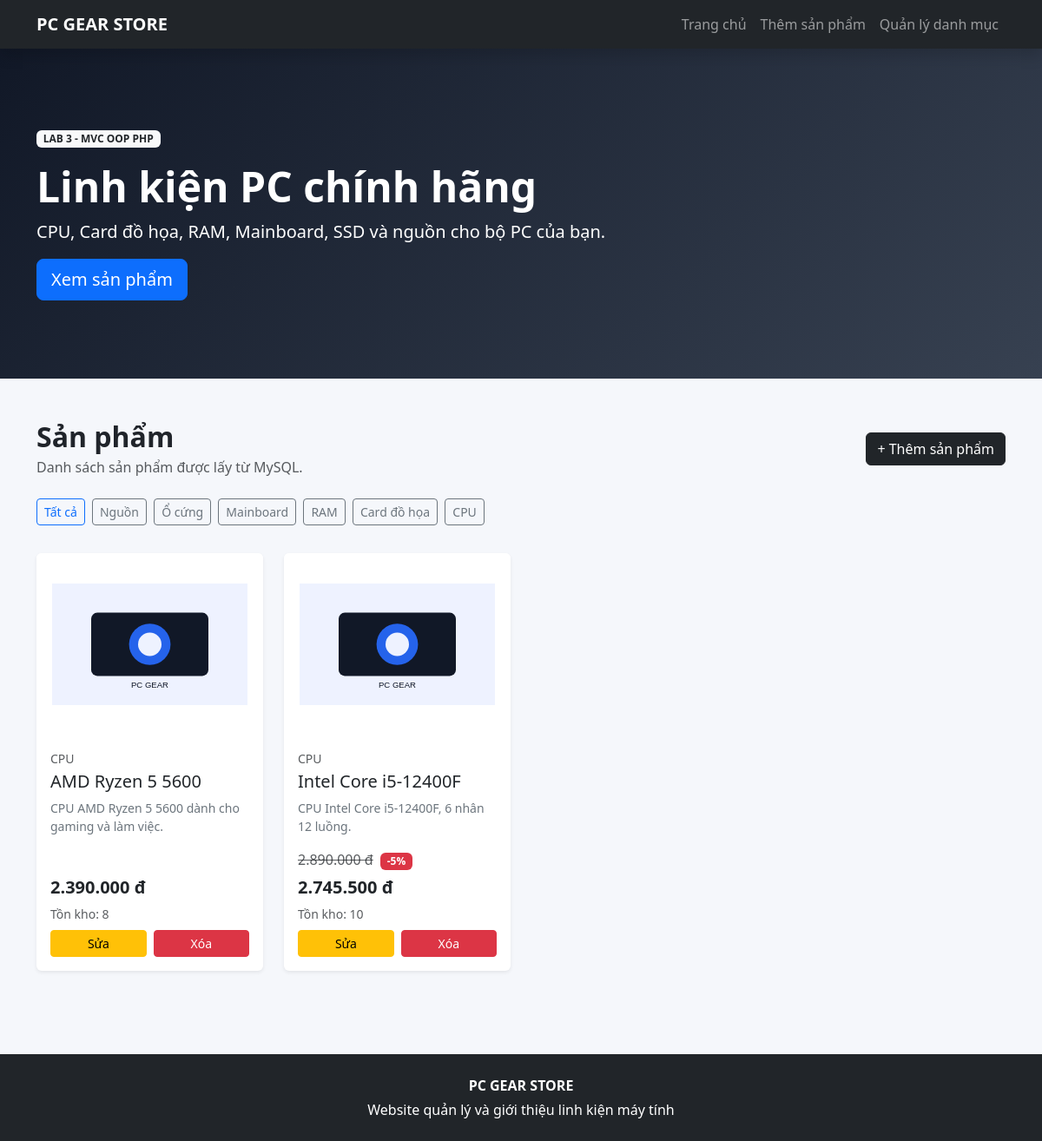
Screenshot of /index.php?category=1 with the database file from the repository.
### tables this page shows
CREATE TABLE danhmuc (
    id INT AUTO_INCREMENT PRIMARY KEY,
    ten_danh_muc VARCHAR(150) NOT NULL,
    mo_ta TEXT NULL
);

CREATE TABLE sanpham (
    id_sp INT AUTO_INCREMENT PRIMARY KEY,
    Name VARCHAR(255) NOT NULL,
    Price DECIMAL(15,2) NOT NULL DEFAULT 0,
    Date_import DATE NOT NULL,
    Viewsp INT NOT NULL DEFAULT 0,
    Decribe TEXT NULL,
    Mount INT NOT NULL DEFAULT 0,
    Sale DECIMAL(5,2) NOT NULL DEFAULT 0,
    image VARCHAR(255) NULL,
    id_danhmuc INT NOT NULL,
    CONSTRAINT fk_sanpham_danhmuc
        FOREIGN KEY (id_danhmuc) REFERENCES danhmuc(id)
        ON UPDATE CASCADE ON DELETE RESTRICT
);

### controller/index.php (called while the page is built)
<?php
require_once __DIR__ . '/../model/database.php';
$db = new Database();
$products = $db->getProducts();
$categories = $db->getCategories();
$selectedCategory = filter_input(INPUT_GET, 'category', FILTER_VALIDATE_INT);
if ($selectedCategory) {
    $products = $db->getProducts($selectedCategory);
}
require __DIR__ . '/../view/home.php';

### model/database.php (called while the page is built, shortened)
<?php
class Database {
    private PDO $conn;
    public function __construct() {
        $host = 'localhost';
        $dbname = 'lab1';
        $user = 'root';
        $password = '';
        $this->conn = new PDO(
            "mysql:host=$host;dbname=$dbname;charset=utf8mb4",
            $user,
            $password,
            [
                PDO::ATTR_ERRMODE => PDO::ERRMODE_EXCEPTION,
                PDO::ATTR_DEFAULT_FETCH_MODE => PDO::FETCH_ASSOC
            ]
        );
    }
    public function getCategories(): array {
        return $this->conn->query(
            "SELECT * FROM danhmuc ORDER BY id DESC"
        )->fetchAll();
    }
    public function getProducts(?int $category = null): array {
        if ($category) {
            $stmt = $this->conn->prepare(
                "SELECT s.*, d.ten_danh_muc
                 FROM sanpham s
                 JOIN danhmuc d ON s.id_danhmuc = d.id
                 WHERE s.id_danhmuc = ?
                 ORDER BY s.id_sp DESC"
            );
            $stmt->execute([$category]);
            return $stmt->fetchAll();
        }
        return $this->conn->query(
            "SELECT s.*, d.ten_danh_muc
             FROM sanpham s
             JOIN danhmuc d ON s.id_danhmuc = d.id
             ORDER BY s.id_sp DESC"
        )->fetchAll();
    }
}

### view/home.php (the view, shortened to what this page needs)
<?php require __DIR__ . '/header.php'; ?>
<section class="hero">
    <div class="container">
        <div class="row align-items-center">
            <div class="col-lg-8">
                <span class="badge bg-light text-dark mb-3">LAB 3 - MVC OOP PHP</span>
                <h1 class="display-5 fw-bold">Linh kiện PC chính hãng</h1>
                <p class="lead">CPU, Card đồ họa, RAM, Mainboard, SSD và nguồn cho bộ PC của bạn.</p>
                <a href="#products" class="btn btn-primary btn-lg">Xem sản phẩm</a>
            </div>
        </div>
    </div>
</section>
<div class="container py-5" id="products">
    <div class="d-flex justify-content-between align-items-center mb-4">
        <div>
            <h2 class="fw-bold mb-1">Sản phẩm</h2>
            <p class="text-muted mb-0">Danh sách sản phẩm được lấy từ MySQL.</p>
        </div>
        <a href="index.php?action=sanpham" class="btn btn-dark">+ Thêm sản phẩm</a>
    </div>
    <div class="mb-4">
        <a href="index.php" class="btn btn-outline-primary btn-sm me-1 mb-2">Tất cả</a>
        <?php foreach ($categories as $cat): ?>
            <a href="index.php?category=<?= (int)$cat['id'] ?>"
               class="btn btn-outline-secondary btn-sm me-1 mb-2">
                <?= e($cat['ten_danh_muc']) ?>
            </a>
        <?php endforeach; ?>
    </div>
    <div class="row g-4">
        <?php foreach ($products as $p): ?>
            <?php
            $price = (float)$p['Price'];
            $sale = (float)$p['Sale'];
            $finalPrice = $price * (100 - $sale) / 100;
            $image = $p['image'] ?: 'Image/product.svg';
            ?>
            <div class="col-sm-6 col-lg-3">
                <div class="card product-card h-100 border-0 shadow-sm">
                    <img src="view/<?= e($image) ?>" class="card-img-top product-image"
                         alt="<?= e($p['Name']) ?>"
                         onerror="this.src='view/Image/product.svg'">
                    <div class="card-body d-flex flex-column">
                        <span class="small text-muted"><?= e($p['ten_danh_muc']) ?></span>
                        <h5 class="card-title mt-1"><?= e($p['Name']) ?></h5>
                        <p class="small text-secondary flex-grow-1"><?= e($p['Decribe']) ?></p>
                        <?php if ($sale > 0): ?>
                            <div><del class="text-muted"><?= number_format($price, 0, ',', '.') ?> đ</del>
                                <span class="badge bg-danger ms-1">-<?= e($sale) ?>%</span></div>
                        <?php endif; ?>
                        <div class="price"><?= number_format($finalPrice, 0, ',', '.') ?> đ</div>
                        <div class="small text-muted mb-2">Tồn kho: <?= (int)$p['Mount'] ?></div>
                        <div class="d-flex gap-2">
                            <a href="index.php?action=sanpham&id=<?= (int)$p['id_sp'] ?>" class="btn btn-warning btn-sm flex-fill">Sửa</a>
                            <form method="post" action="index.php?action=xoa_sanpham" class="flex-fill"
                                  onsubmit="return confirm('Bạn có chắc muốn xóa sản phẩm này?');">
                                <button class="btn btn-danger btn-sm w-100">Xóa</button>
                            </form>
                        </div>
                    </div>
                </div>
            </div>
        <?php endforeach; ?>
    </div>
</div>
<?php require __DIR__ . '/footer.php'; ?>

### view/CSS/theme.css (style rules this page uses)
body { background: #f5f7fb; color: #20242a; }
.hero { padding: 90px 0; background: linear-gradient(135deg, #111827, #374151); color: white; }
.product-card { transition: transform .2s ease, box-shadow .2s ease; overflow: hidden; }
.product-image { height: 210px; object-fit: contain; padding: 18px; background: white; }
.price { font-size: 1.25rem; font-weight: 700; margin: 5px 0; }

### rows the page displays
danhmuc: ten_danh_muc "Nguồn"
danhmuc: ten_danh_muc "Ổ cứng"
danhmuc: ten_danh_muc "Mainboard"
danhmuc: ten_danh_muc "RAM"
danhmuc: ten_danh_muc "Card đồ họa"
danhmuc: ten_danh_muc "CPU"
sanpham: id_danhmuc.ten_danh_muc "CPU", Name "AMD Ryzen 5 5600", Decribe "CPU AMD Ryzen 5 5600 dành cho gaming và làm việc.", finalPrice "2.390.000", Mount "8"
sanpham: id_danhmuc.ten_danh_muc "CPU", Name "Intel Core i5-12400F", Decribe "CPU Intel Core i5-12400F, 6 nhân 12 luồng.", Price "2.890.000", Sale "5", finalPrice "2.745.500", Mount "10"
